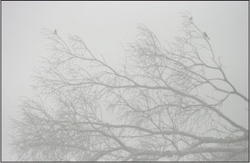
#> input picture Lab3/branches.jpg, 250 x 163 px, shrunk from 314 x 205 before the run, given in place of crayfish.jpg, which was not available
$ python lab3_task2.py
#> lines starting #> are read from the running program, lines starting #| are printed output that depends on the picture; after the words box and inside, x2 and y2 are one past the last pixel; in counts of white or black regions, pixels touching at a corner belong together; pictures that were not available may be replaced by others from this repository, and a replacement may not be noted
import cv2
import numpy as np
from matplotlib import pyplot as plt

def apply_intensity_windowing(I, a, b):
    f, axes = plt.subplots(2, 3)

    axes[0,0].imshow(I, 'gray', vmin=0, vmax=255)
    axes[0,0].axis('off')

    axes[1,0].hist(I.ravel(),256,[0,256])

    J = (I-a) * 255.0 / (b-a)
    J[J < 0] = 0
    J[J > 255] = 255
    J = J.astype(np.uint8)

    axes[0,1].imshow(J, 'gray', vmin=0, vmax=255)
    axes[0,1].axis('off')

    axes[1,1].hist(J.ravel(),256,[0,256])

    K = cv2.equalizeHist(I)

    axes[0,2].imshow(K, 'gray', vmin=0, vmax=255)
    axes[0,2].axis('off')

    axes[1,2].hist(K.ravel(),256,[0,256])

    plt.show()

def get_contrast_stretching_params(I):
    I_ravel = I.ravel()
    return np.percentile(I_ravel, 5), np.percentile(I_ravel, 95)

crayfish_I = cv2.imread('crayfish.jpg', cv2.IMREAD_GRAYSCALE)
#> crayfish_I: shape (163, 250); min 47, max 234, mean 195.8
a, b = get_contrast_stretching_params(crayfish_I)
#> a = 155; b = 220
print(f'crayfish: a={a}, b={b}')
#| crayfish: a=155.0, b=220.0
# apply_intensity_windowing(crayfish_I, 100, 200)
apply_intensity_windowing(crayfish_I, a, b)
#> in apply_intensity_windowing, `J[J < 0] = 0`:
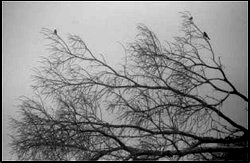
#> J: shape (163, 250) float64; min 0, max 309.9, mean 164.8; drawn with min black and max white
#> in apply_intensity_windowing, `J[J > 255] = 255`:
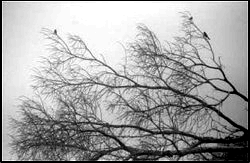
#> J: shape (163, 250) float64; 2.94% of pixels changed, all inside (x1, y1, x2, y2) = (2, 1, 220, 161)
map_I = cv2.imread('map.jpg', cv2.IMREAD_GRAYSCALE)
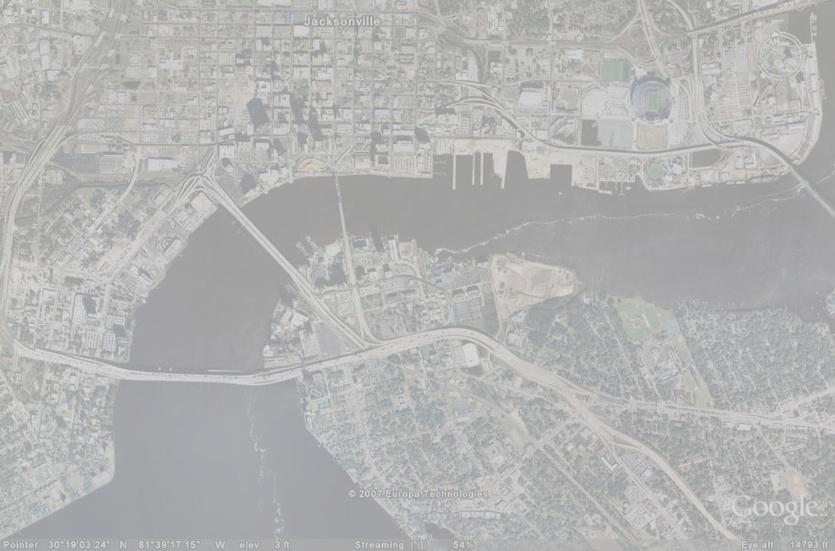
#> input picture Lab3/map.jpg, 835 x 551 px, shrunk from 1048 x 691 before the run
#> map_I: shape (551, 835); min 135, max 223, mean 179.1
a, b = get_contrast_stretching_params(map_I)
#> a = 161; b = 204
print(f'map: a={a}, b={b}')
#| map: a=161.0, b=204.0
# apply_intensity_windowing(map_I, 150, 215)
apply_intensity_windowing(map_I, a, b)
train_I = cv2.imread('train.jpg', cv2.IMREAD_GRAYSCALE)
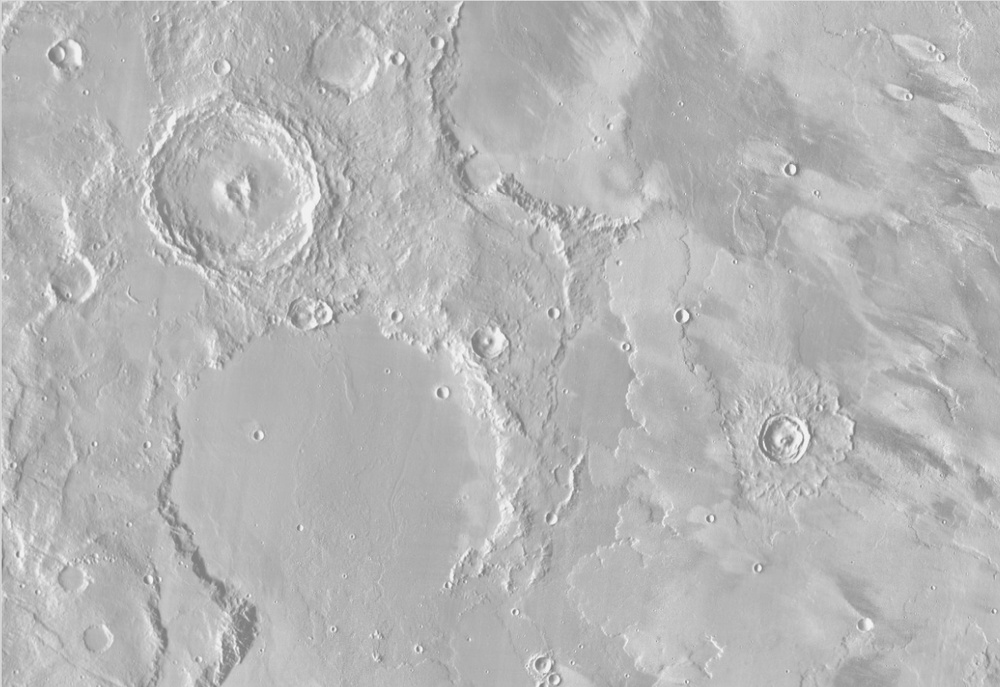
#> input picture Lab3/terrain.jpg, 1000 x 687 px, shrunk from 1255 x 862 before the run, given in place of train.jpg, which was not available
#> train_I is the input picture: shape (687, 1000); min 117, max 250, mean 182.2
a, b = get_contrast_stretching_params(train_I)
#> b = 205
print(f'train: a={a}, b={b}')
#| train: a=161.0, b=205.0
# apply_intensity_windowing(train_I, 70, 235)
apply_intensity_windowing(train_I, a, b)
#> call 3 of apply_intensity_windowing, with a = 161, b = 205
#> in apply_intensity_windowing (call 3), `J = (I-a) * 255.0 / (b-a)`:
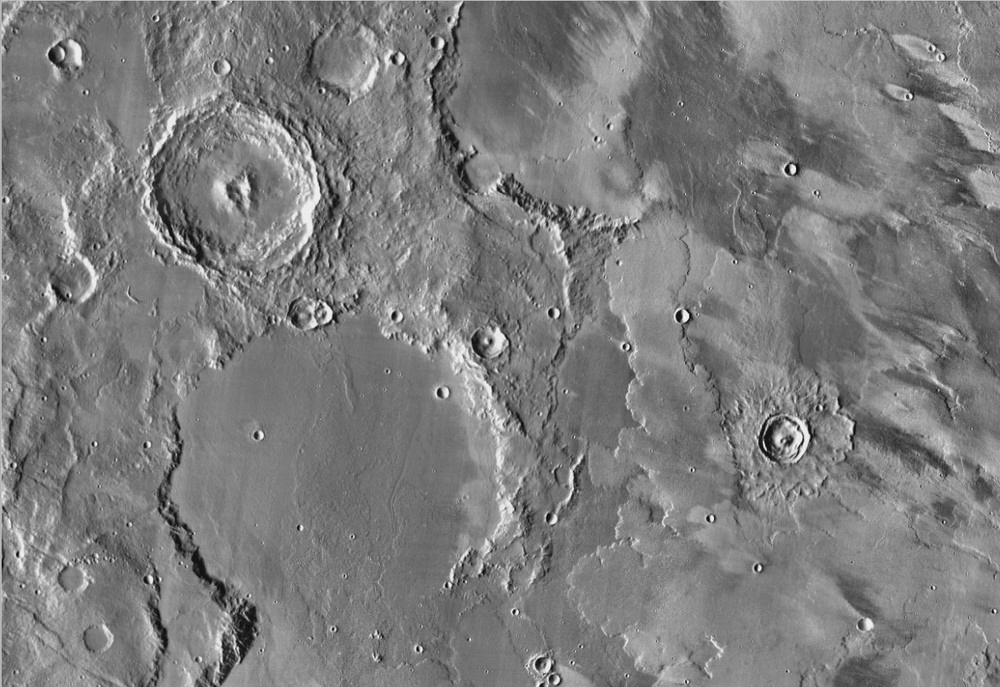
#> J: shape (687, 1000) float64; min -255, max 515.8, mean 122.7; drawn with min black and max white
#> in apply_intensity_windowing (call 3), `K = cv2.equalizeHist(I)`:
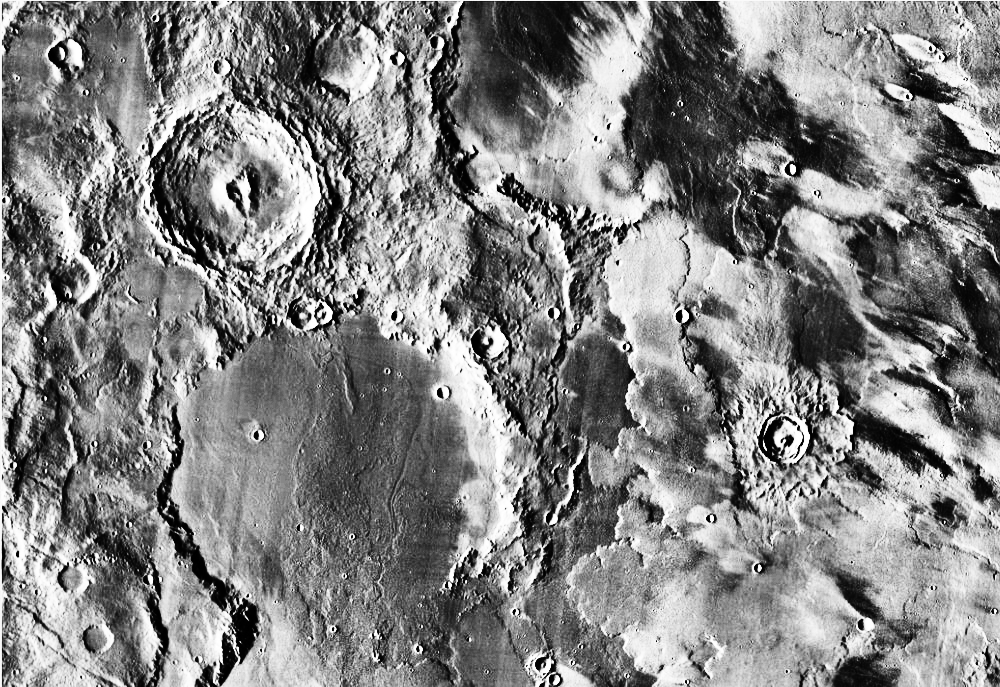
#> K: shape (687, 1000); min 0, max 255, mean 130.5
#> in apply_intensity_windowing (call 3), `plt.show()`:
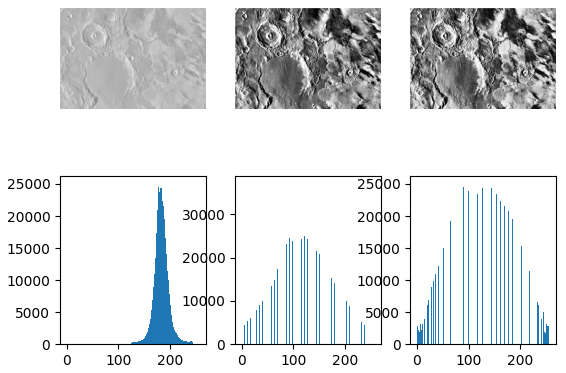
#> figure drawn by matplotlib, 6 panels; panel 4: tallest bar 24963 high, from x = 182 to 183; panel 5: tallest bar 36985 high, from x = 0 to 1; panel 6: tallest bar 24963 high, from x = 135 to 136
